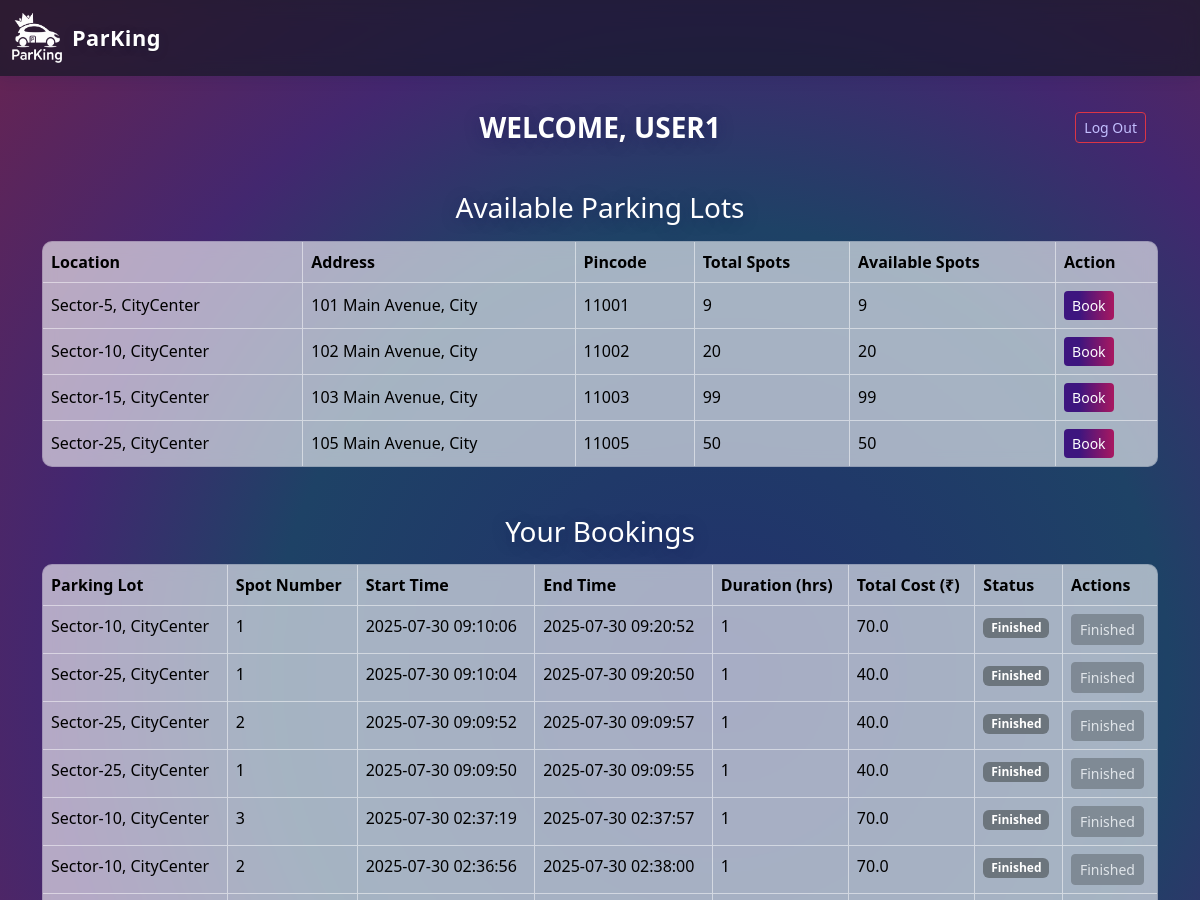
The app's page /user_dashboard (signed in, upper part), older data.
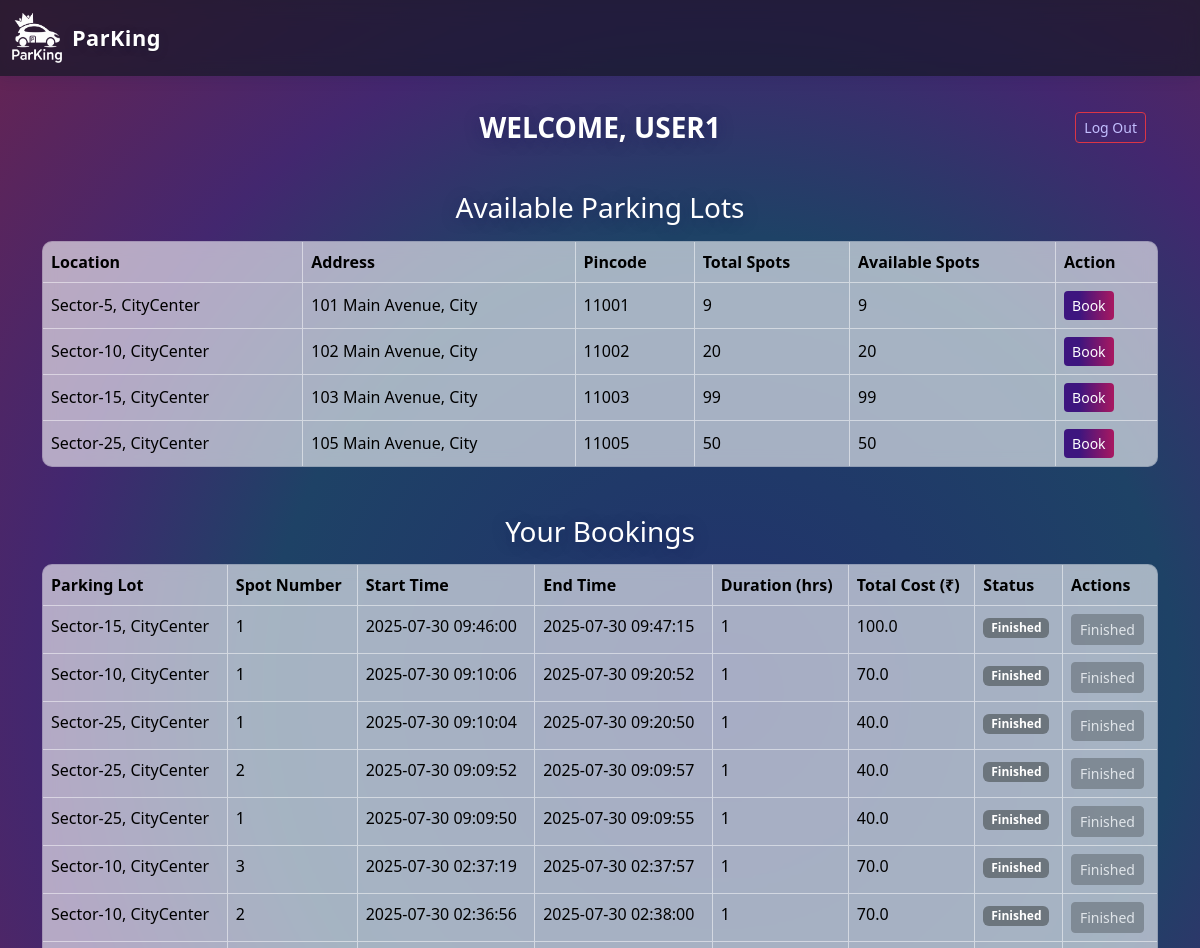
The same page, newer data.
### controllers/database.py (models this page shows)
class User(db.Model):
    id = db.Column(db.Integer, primary_key=True)
    username = db.Column(db.String(80), unique=True, nullable=False)
    password = db.Column(db.String(120), nullable=False)
    current_booking_id = db.Column(db.Integer, nullable=False, default=0)
    reservations = db.relationship('Reservation', backref='user', cascade='all, delete-orphan', lazy=True)

class ParkingLot(db.Model):
    id = db.Column(db.Integer, primary_key=True)
    location = db.Column(db.String(120), nullable=False)
    prices = db.Column(db.Float, nullable=False)
    address = db.Column(db.String(200), nullable=False)
    pincode = db.Column(db.String(10), nullable=False)
    max_spots = db.Column(db.Integer, nullable=False)
    spots = db.relationship('ParkingSpot', backref='parking_lot', cascade='all, delete-orphan', lazy=True)

class ParkingSpot(db.Model):
    id = db.Column(db.Integer, primary_key=True)
    lot_id = db.Column(db.Integer, db.ForeignKey('parking_lot.id'), nullable=False)
    spot_number = db.Column(db.Integer, nullable=False)
    status = db.Column(db.String(1), nullable=False, default='A')
    reservations = db.relationship('Reservation', backref='spot', cascade='all, delete-orphan', lazy=True)

class Reservation(db.Model):
    id = db.Column(db.Integer, primary_key=True)
    user_id = db.Column(db.Integer, db.ForeignKey('user.id'), nullable=False)
    spot_id = db.Column(db.Integer, db.ForeignKey('parking_spot.id'), nullable=False)
    start_time = db.Column(db.DateTime, default=datetime.utcnow, nullable=False)
    end_time = db.Column(db.DateTime, nullable=True)
    cost = db.Column(db.Float, nullable=False)

### app.py (the view)
@app.route('/user_dashboard')
def user_dashboard():
    user_id = session.get('user_id')
    if not user_id:
        flash("Please log in to view the dashboard.", "danger")
        return redirect(url_for("login"))
    user = User.query.get(user_id)
    lots = ParkingLot.query.all()
    bookings = Reservation.query.filter_by(user_id=user_id).order_by(Reservation.start_time.desc()).all()
    bookings_data = []
    now = datetime.utcnow()
    for booking in bookings:
        start = booking.start_time
        end = booking.end_time or now
        duration_seconds = (end - start).total_seconds()
        duration_hours = max(1, ceil(duration_seconds / 3600))
        total_cost = duration_hours * booking.cost
        bookings_data.append({
            'booking': booking,
            'duration_hours': duration_hours,
            'total_cost': total_cost,
        })
    return render_template(
        "user_dashboard.html",
        user=user,
        lots=lots,
        bookings=bookings_data,
        now=now
    )

### templates/user_dashboard.html (shortened to what this page needs)
{% extends "layout.html" %}
{% block content %}
<div class="container py-4">
  <div class="d-flex justify-content-between align-items-center mb-4 position-relative">
    <h2 class="m-0 position-absolute top-50 start-50 translate-middle text-center"
        style="color:black; font-weight:700; font-size:1.75rem; text-transform: uppercase;">
       Welcome, {{ user.username }}
    </h2>
    <a href="{{ url_for('logout') }}" class="btn btn-outline-danger btn-sm ms-auto">Log Out</a>
  </div>
</div>
    <h4 class="mb-3 text-center" style="color:black; font-weight: 500; font-size: 1.75rem;">
      Available Parking Lots
    </h4>
  <table class="table table-bordered table-hover align-middle frosted-table">
    <thread>
      <tr>
        <th>Location</th>
        <th>Address</th>
        <th>Pincode</th>
        <th>Total Spots</th>
        <th>Available Spots</th>
        <th>Action</th>
      </tr>
    <tbody>
      {% for lot in lots %}
      <tr>
        <td>{{ lot.location }}</td>
        <td>{{ lot.address }}</td>
        <td>{{ lot.pincode }}</td>
        <td>{{ lot.spots|length }}</td>
        <td>{{ lot.spots|selectattr('status','equalto','A')|list|length }}</td>
        <td>
          {% if lot.spots|selectattr('status','equalto','A')|list|length > 0 %}
            <a href="{{ url_for('book_lot', lot_id=lot.id) }}" class="btn btn-primary btn-sm">Book</a>
          {% else %}
            <button class="btn btn-secondary btn-sm" disabled>Full</button>
          {% endif %}
        </td>
      </tr>
      {% endfor %}
    </tbody>
  </table>
    <h4 class="mt-5 mb-3 text-center" style="color:black; font-weight: 500; font-size: 1.75rem;">Your Bookings</h4>
  {% if bookings %}
    <table class="table table-bordered mb-4 frosted-table">
      <thead>
        <tr>
          <th>Parking Lot</th>
          <th>Spot Number</th>
          <th>Start Time</th>
          <th>End Time</th>
          <th>Duration (hrs)</th>
          <th>Total Cost (₹)</th>
          <th>Status</th>
          <th>Actions</th>
        </tr>
      </thead>
      <tbody>
      {% for item in bookings %}
        {% set booking = item.booking %}
        <tr>
          <td>{{ booking.spot.parking_lot.location }}</td>
          <td>{{ booking.spot.spot_number }}</td>
          <td>{{ booking.start_time.strftime("%Y-%m-%d %H:%M:%S") }}</td>
          <td>
            {% if booking.end_time %}
              {{ booking.end_time.strftime("%Y-%m-%d %H:%M:%S") }}
            {% else %}
              <em>Active</em>
            {% endif %}
          </td>
          <td>{{ item.duration_hours }}</td>
          <td>{{ item.total_cost }}</td>
          <td>
            {% if booking.end_time is none %}
              <span class="badge bg-success">Active</span>
            {% else %}
              <span class="badge bg-secondary">Finished</span>
            {% endif %}
          </td>
          <td>
            {% if booking.end_time is none %}
              <form action="{{ url_for('finish_parking', booking_id=booking.id) }}" method="post" style="display:inline;" onsubmit="return confirm('Finish parking and release spot?');">
                <button type="submit" class="btn btn-danger btn-sm">Finish</button>
              </form>
            {% else %}
              <button class="btn btn-secondary btn-sm" disabled>Finished</button>
            {% endif %}
          </td>
        </tr>
      {% endfor %}
      </tbody>
    </table>
  {% else %}
    <div class="alert alert-secondary text-center">
      You have no bookings yet.
    </div>
  {% endif %}
{% endblock %}

### templates/layout.html (shortened to what this page needs)
<!DOCTYPE html>
<html lang="en">
<head>
    <link href="https://cdn.jsdelivr.net/npm/bootstrap@5.3.2/dist/css/bootstrap.min.css" rel="stylesheet" />
    <link rel="stylesheet" href="{{ url_for('static', filename='css/style.css') }}">
</head>
<body>
    <nav class="navbar glass-header navbar-expand-lg fixed-top">
        <div class="container-fluid">
            <a class="navbar-brand d-flex align-items-center" href="{{ url_for('home') }}">
                <img src="{{ url_for('static', filename='content/ParKing_logo_white.png') }}" alt="Logo" width="50" height="50" style="margin-right: 10px;">
                <strong>ParKing</strong>
            </a>
        </div>
    </nav>
    <main class="container my-4">
        {% block content %}{% endblock %}
    </main>
</body>
</html>

### static/css/style.css (style rules this page uses)
body { background: radial-gradient( circle at 60% 34%, #22306c 0%, #1e4266 30%, #43276f 45%, #7a2242 75%, #a51f5e 100% ), #0a1036; color: #fff; font-family: 'Segoe UI', 'Roboto', Arial, sans-serif; min-height: 100vh; padding-top: 64px; padding-bottom: 60px; }
p, .home-lead, .lead, li, span, div:not(.card):not(.glass-footer):not(.glass-header) { color: #fff !important; }
h1, h2, h3, h4, h5, h6 { color: #fff !important; text-shadow: 0 2px 16px rgba(20, 20, 80, 0.36); }
.navbar { background: linear-gradient(90deg, #191b37 60%, #1b72a1 100%) !important; box-shadow: 0 3px 18px rgba(11, 10, 67, 0.14); }
.navbar-brand, .navbar-brand strong { color: #fff !important; text-shadow: 0 2px 10px rgba(30, 35, 65, 0.25), 0 1px 1px rgba(0, 0, 0, 0.16); font-weight: 700; font-size: 1.36rem; letter-spacing: 0.02em; }
.btn-primary { background: linear-gradient(90deg, #3d157f 30%, #a91860 100%); border: none; color: #fff !important; }
.glass-header { background: rgba(22, 26, 38, 0.72) !important; box-shadow: 0 1px 14px 0 rgba(20, 30, 80, 0.15); backdrop-filter: blur(12px) saturate(120%); -webkit-backdrop-filter: blur(12px) saturate(120%); color: #d1e8ff; z-index: 1040; }
a, .btn-link { color: #c3bfff !important; }

### templates/user_dashboard.html (style rules this page uses)
.frosted-table { background: rgba(255, 255, 255, 0.5); backdrop-filter: blur(8px); -webkit-backdrop-filter: blur(8px); border: 1px solid rgba(255, 255, 255, 0.5); border-radius: 10px; overflow: hidden; }
.frosted-table th, .frosted-table td { background: rgba(255, 255, 255, 0.2); color: #000; }

Row changes from the older to the newer data that the page shows:
now on this page (row unchanged): ParkingSpot: spot.spot_number "1"
added Reservation: start_time "2025-07-30 09:46:00", end_time "2025-07-30 09:47:15"
Text that changed along with them:
new list line: "Sector-15, CityCenter"
new list line: "1 100.0 Finished Finished"
